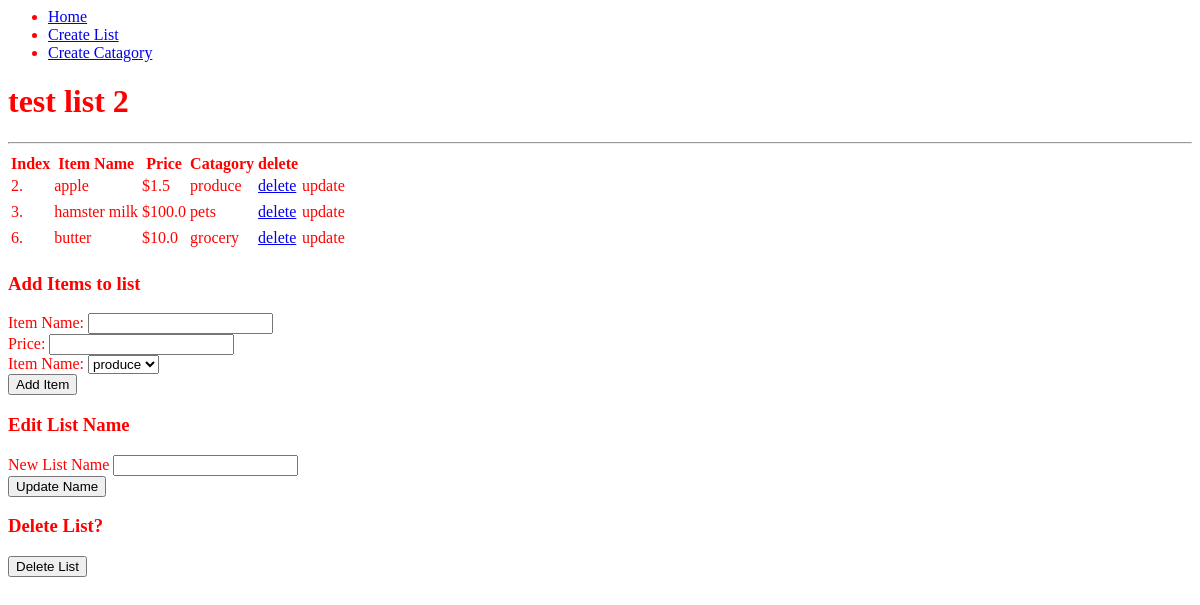
/view_list/2, run on an earlier commit of the app's database.
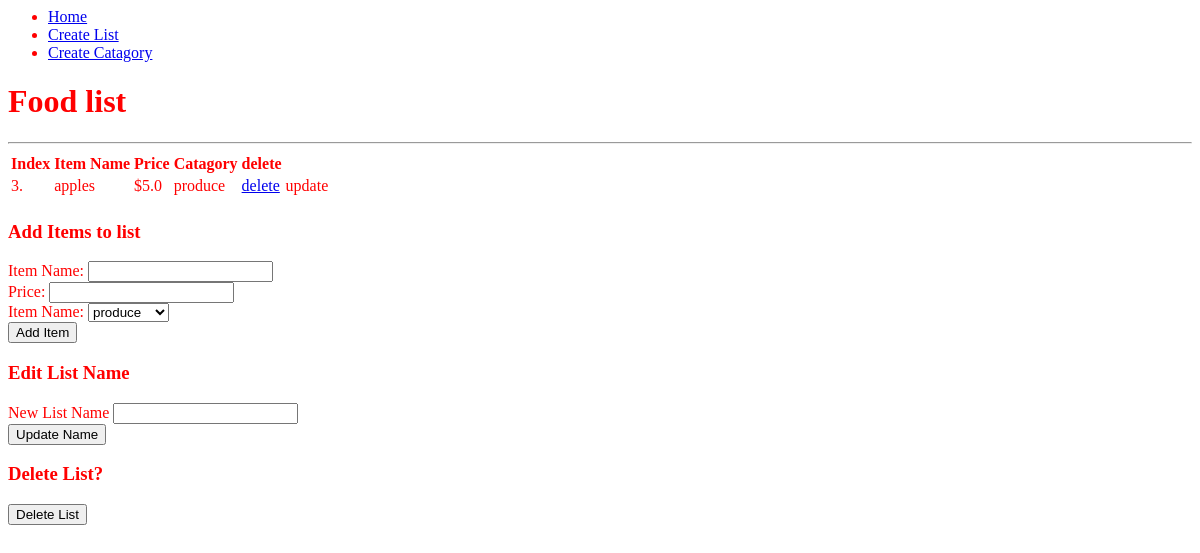
And on a later commit of the database.
### app.py (models this page shows, shortened)
class List(db.Model):
    id = db.Column(db.Integer, primary_key=True)
    name = db.Column(db.String(200), nullable=False)

class Item(db.Model):
    id = db.Column(db.Integer, primary_key=True)
    name = db.Column(db.String(200), nullable = False)
    price = db.Column(db.Float, nullable = False)
    list_id = db.Column(db.Integer, db.ForeignKey('list.id'), nullable=False)
    list = db.relationship('List', backref=db.backref('item', lazy=True))
    catagory_id = db.Column(db.Integer, db.ForeignKey('catagory.id'), nullable=False)
    catagory = db.relationship('Catagory', backref=db.backref('catagory', lazy=True))

class Catagory(db.Model):
    id = db.Column(db.Integer, primary_key=True)
    name = db.Column(db.String(200), nullable=False)

### app.py (the view)
@app.route('/view_list/<int:list_id>', methods=['GET', 'POST'])
def view_list(list_id):
    print("blah blah")
    print(f"list id : {list_id}")
    item_list = Item.query.filter_by(list_id = list_id).all()
    curr_list = List.query.filter_by(id = list_id).first_or_404(description="Error from list")
    cat = Catagory.query.all()
    return render_template('view_list.html', list = curr_list, items = item_list, catagory = cat)

### templates/view_list.html (shortened to what this page needs)
{% extends 'base.html' %}
{% block body %}
<div>
    <h1>{{ list.name }}</h1>
    <hr>
    <table>
        <thead>
            <tr>
                <th>Index</th>
                <th>Item Name</th>
                <th>Price</th>
                <th>Catagory</th>
                <th>delete</th>
            </tr>
        </thead>
        <tbody>
            {% for item in items %}
                <tr>
                    <td>{{ item.id }}.</td>
                    <td>{{ item.name }}</td>
                    <td>${{ item.price}}</td>
                    <td>{{ item.catagory.name }}</td>
                    <td><a href="/delete_item/{{ item.id }}/{{ item.list_id}}">delete</a></td>
                    <td onClick="update_open('update_form_{{ item.id }}')">update</td>
                </tr>
                <tr>
                    <td>
                    </td>
                </tr>
            {% endfor %}
        </tbody>
    </table>
</div>
<div>
    <h3>Add Items to list</h3>
    <form action="/add_item/{{ list.id }}" method="POST">
        <label for="name">Item Name:</label>
        <input type="text" id="name" name="name">
        <br>
        <label for="price">Price:</label>
        <input type="text" id="price" name="price">
        <br>
        <label for="cat">Item Name:</label>
        <select name="cat" id="cat">
            {% for c in catagory %}
                <option value="{{ c.id }}">{{ c.name }}</option>
            {% endfor %}
        </select>
        <br>
        <input type="submit" value="Add Item">
    </form>
</div>
<div>
    <h3>Edit List Name</h3>
    <form action="/edit_list_name/{{ list.id }}" method="POST">
        <label for="list_name">New List Name</label>
        <input type="text" id="list_name" name="list_name">
        <br>
        <input type="submit" value="Update Name">
    </form>
</div>
<div>
    <h3>Delete List?</h3>
    <form action="/delete_list/{{ list.id }}" method="POST">
        <input type="submit" value="Delete List">
    </form>
</div>
{% endblock %}

What changed in the data, as far as the page shows it:
no longer on this page (row edited): Item: id "2", name "apple", price "1.5", catagory.name "produce"
removed Item: id "6", name "butter", price "10.0", catagory.name "grocery"
changed List: name "test list 2" → "Food list"
changed Item id 3: name "hamster milk" → "apples"; price "100.0" → "5.0"; catagory.name "pets" → "produce"
